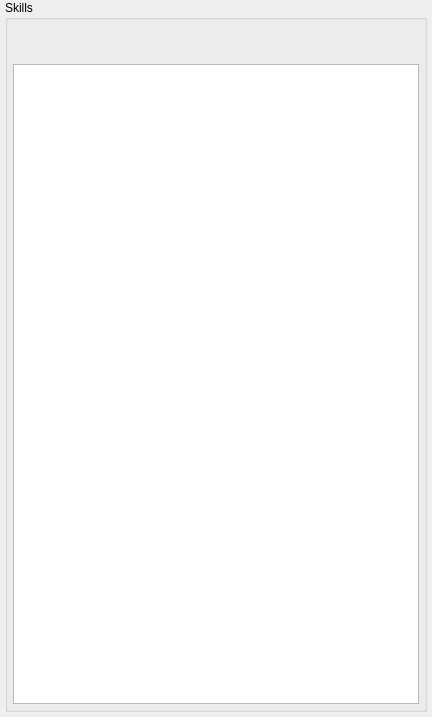
<?xml version="1.0" encoding="UTF-8"?>
<ui version="4.0">
 <class>CharacterSkills</class>
 <widget class="QWidget" name="CharacterSkills">
  <property name="geometry">
   <rect>
    <x>0</x>
    <y>0</y>
    <width>432</width>
    <height>717</height>
   </rect>
  </property>
  <property name="minimumSize">
   <size>
    <width>0</width>
    <height>0</height>
   </size>
  </property>
  <property name="windowTitle">
   <string>Form</string>
  </property>
  <layout class="QVBoxLayout" name="verticalLayout_2">
   <property name="spacing">
    <number>0</number>
   </property>
   <property name="leftMargin">
    <number>5</number>
   </property>
   <property name="topMargin">
    <number>0</number>
   </property>
   <property name="rightMargin">
    <number>5</number>
   </property>
   <property name="bottomMargin">
    <number>5</number>
   </property>
   <item>
    <widget class="QGroupBox" name="groupBox">
     <property name="minimumSize">
      <size>
       <width>0</width>
       <height>0</height>
      </size>
     </property>
     <property name="title">
      <string>Skills</string>
     </property>
     <layout class="QVBoxLayout" name="verticalLayout">
      <property name="spacing">
       <number>5</number>
      </property>
      <property name="leftMargin">
       <number>5</number>
      </property>
      <property name="topMargin">
       <number>0</number>
      </property>
      <property name="rightMargin">
       <number>5</number>
      </property>
      <property name="bottomMargin">
       <number>5</number>
      </property>
      <item>
       <widget class="QFrame" name="inTrainingFrame">
        <property name="sizePolicy">
         <sizepolicy hsizetype="Preferred" vsizetype="Fixed">
          <horstretch>0</horstretch>
          <verstretch>0</verstretch>
         </sizepolicy>
        </property>
        <property name="minimumSize">
         <size>
          <width>301</width>
          <height>39</height>
         </size>
        </property>
        <property name="maximumSize">
         <size>
          <width>16777215</width>
          <height>39</height>
         </size>
        </property>
        <property name="baseSize">
         <size>
          <width>301</width>
          <height>39</height>
         </size>
        </property>
        <property name="frameShape">
         <enum>QFrame::NoFrame</enum>
        </property>
        <property name="frameShadow">
         <enum>QFrame::Plain</enum>
        </property>
        <property name="lineWidth">
         <number>0</number>
        </property>
        <widget class="QLabel" name="trainingEnd">
         <property name="geometry">
          <rect>
           <x>127</x>
           <y>26</y>
           <width>450</width>
           <height>13</height>
          </rect>
         </property>
         <property name="sizePolicy">
          <sizepolicy hsizetype="Expanding" vsizetype="Expanding">
           <horstretch>0</horstretch>
           <verstretch>0</verstretch>
          </sizepolicy>
         </property>
         <property name="minimumSize">
          <size>
           <width>0</width>
           <height>0</height>
          </size>
         </property>
         <property name="maximumSize">
          <size>
           <width>16777215</width>
           <height>16777215</height>
          </size>
         </property>
         <property name="frameShape">
          <enum>QFrame::NoFrame</enum>
         </property>
         <property name="lineWidth">
          <number>0</number>
         </property>
         <property name="text">
          <string/>
         </property>
         <property name="scaledContents">
          <bool>false</bool>
         </property>
        </widget>
        <widget class="QLabel" name="skills">
         <property name="geometry">
          <rect>
           <x>0</x>
           <y>13</y>
           <width>120</width>
           <height>13</height>
          </rect>
         </property>
         <property name="sizePolicy">
          <sizepolicy hsizetype="Fixed" vsizetype="Fixed">
           <horstretch>0</horstretch>
           <verstretch>0</verstretch>
          </sizepolicy>
         </property>
         <property name="minimumSize">
          <size>
           <width>120</width>
           <height>13</height>
          </size>
         </property>
         <property name="maximumSize">
          <size>
           <width>120</width>
           <height>13</height>
          </size>
         </property>
         <property name="frameShape">
          <enum>QFrame::NoFrame</enum>
         </property>
         <property name="lineWidth">
          <number>0</number>
         </property>
         <property name="text">
          <string/>
         </property>
        </widget>
        <widget class="QLabel" name="timeLeft">
         <property name="geometry">
          <rect>
           <x>127</x>
           <y>13</y>
           <width>450</width>
           <height>13</height>
          </rect>
         </property>
         <property name="sizePolicy">
          <sizepolicy hsizetype="Expanding" vsizetype="Expanding">
           <horstretch>0</horstretch>
           <verstretch>0</verstretch>
          </sizepolicy>
         </property>
         <property name="minimumSize">
          <size>
           <width>0</width>
           <height>0</height>
          </size>
         </property>
         <property name="maximumSize">
          <size>
           <width>16777215</width>
           <height>16777215</height>
          </size>
         </property>
         <property name="frameShape">
          <enum>QFrame::NoFrame</enum>
         </property>
         <property name="lineWidth">
          <number>0</number>
         </property>
         <property name="text">
          <string/>
         </property>
         <property name="scaledContents">
          <bool>false</bool>
         </property>
        </widget>
        <widget class="QLabel" name="levelVSkills">
         <property name="geometry">
          <rect>
           <x>0</x>
           <y>26</y>
           <width>120</width>
           <height>13</height>
          </rect>
         </property>
         <property name="sizePolicy">
          <sizepolicy hsizetype="Fixed" vsizetype="Fixed">
           <horstretch>0</horstretch>
           <verstretch>0</verstretch>
          </sizepolicy>
         </property>
         <property name="minimumSize">
          <size>
           <width>120</width>
           <height>13</height>
          </size>
         </property>
         <property name="maximumSize">
          <size>
           <width>120</width>
           <height>13</height>
          </size>
         </property>
         <property name="frameShape">
          <enum>QFrame::NoFrame</enum>
         </property>
         <property name="lineWidth">
          <number>0</number>
         </property>
         <property name="text">
          <string/>
         </property>
        </widget>
        <widget class="QLabel" name="skillInTraining">
         <property name="geometry">
          <rect>
           <x>127</x>
           <y>0</y>
           <width>450</width>
           <height>16</height>
          </rect>
         </property>
         <property name="sizePolicy">
          <sizepolicy hsizetype="Expanding" vsizetype="Expanding">
           <horstretch>0</horstretch>
           <verstretch>0</verstretch>
          </sizepolicy>
         </property>
         <property name="minimumSize">
          <size>
           <width>0</width>
           <height>0</height>
          </size>
         </property>
         <property name="maximumSize">
          <size>
           <width>16777215</width>
           <height>16777215</height>
          </size>
         </property>
         <property name="frameShape">
          <enum>QFrame::NoFrame</enum>
         </property>
         <property name="lineWidth">
          <number>0</number>
         </property>
         <property name="text">
          <string/>
         </property>
         <property name="scaledContents">
          <bool>false</bool>
         </property>
        </widget>
        <widget class="QLabel" name="skillPoints">
         <property name="geometry">
          <rect>
           <x>0</x>
           <y>0</y>
           <width>120</width>
           <height>13</height>
          </rect>
         </property>
         <property name="sizePolicy">
          <sizepolicy hsizetype="Fixed" vsizetype="Fixed">
           <horstretch>0</horstretch>
           <verstretch>0</verstretch>
          </sizepolicy>
         </property>
         <property name="minimumSize">
          <size>
           <width>120</width>
           <height>13</height>
          </size>
         </property>
         <property name="maximumSize">
          <size>
           <width>120</width>
           <height>13</height>
          </size>
         </property>
         <property name="frameShape">
          <enum>QFrame::NoFrame</enum>
         </property>
         <property name="lineWidth">
          <number>0</number>
         </property>
         <property name="text">
          <string/>
         </property>
        </widget>
       </widget>
      </item>
      <item>
       <widget class="QTreeView" name="skillTree">
        <property name="minimumSize">
         <size>
          <width>0</width>
          <height>0</height>
         </size>
        </property>
        <property name="focusPolicy">
         <enum>Qt::WheelFocus</enum>
        </property>
        <property name="frameShadow">
         <enum>QFrame::Plain</enum>
        </property>
        <property name="lineWidth">
         <number>1</number>
        </property>
        <property name="horizontalScrollBarPolicy">
         <enum>Qt::ScrollBarAlwaysOff</enum>
        </property>
        <property name="showDropIndicator" stdset="0">
         <bool>false</bool>
        </property>
        <property name="indentation">
         <number>20</number>
        </property>
        <property name="rootIsDecorated">
         <bool>true</bool>
        </property>
        <property name="uniformRowHeights">
         <bool>true</bool>
        </property>
        <property name="sortingEnabled">
         <bool>true</bool>
        </property>
        <property name="headerHidden">
         <bool>true</bool>
        </property>
       </widget>
      </item>
     </layout>
    </widget>
   </item>
  </layout>
 </widget>
 <resources/>
 <connections/>
</ui>
